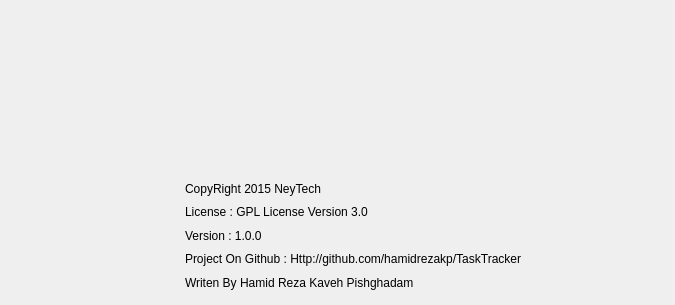
    <widget class="QWidget" name="tab_12">
     <attribute name="title">
      <string>About</string>
     </attribute>
     <widget class="QPushButton" name="about">
      <property name="enabled">
       <bool>true</bool>
      </property>
      <property name="geometry">
       <rect>
        <x>56</x>
        <y>175</y>
        <width>131</width>
        <height>121</height>
       </rect>
      </property>
      <property name="text">
       <string/>
      </property>
      <property name="icon">
       <iconset resource="res.qrc">
        <normaloff>:/icon/icon/clock-icon.png</normaloff>:/icon/icon/clock-icon.png</iconset>
      </property>
      <property name="iconSize">
       <size>
        <width>110</width>
        <height>110</height>
       </size>
      </property>
      <property name="checkable">
       <bool>false</bool>
      </property>
      <property name="flat">
       <bool>true</bool>
      </property>
     </widget>
     <widget class="QWidget" name="layoutWidget_24">
      <property name="geometry">
       <rect>
        <x>185</x>
        <y>180</y>
        <width>481</width>
        <height>111</height>
       </rect>
      </property>
      <layout class="QVBoxLayout" name="verticalLayout_16">
       <item>
        <widget class="QLabel" name="label_7">
         <property name="text">
          <string>CopyRight 2015 NeyTech</string>
         </property>
        </widget>
       </item>
       <item>
        <widget class="QLabel" name="label_8">
         <property name="text">
          <string>License : GPL License Version 3.0</string>
         </property>
        </widget>
       </item>
       <item>
        <widget class="QLabel" name="label_9">
         <property name="text">
          <string>Version : 1.0.0</string>
         </property>
        </widget>
       </item>
       <item>
        <widget class="QLabel" name="label_10">
         <property name="text">
          <string>Project On Github : Http://github.com/hamidrezakp/TaskTracker</string>
         </property>
        </widget>
       </item>
       <item>
        <widget class="QLabel" name="label_6">
         <property name="text">
          <string>Writen By Hamid Reza Kaveh Pishghadam</string>
         </property>
        </widget>
       </item>
      </layout>
     </widget>
    </widget>
